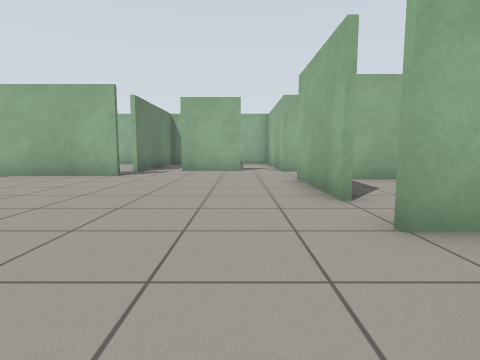
View 1 (above)

24 first-person views from a walk through a Gazebo world. The camera is 0.72 m above the floor, tilts 6° down and sees 80° across. The floor is counted in squares, 1 m on a side. Each view is taken from the middle of a square. On the plan, view 1 faces up. The plan holds only what a view shows up to about 10 squares ahead; the rest is blank. The place goes on beyond the plan.

View 2
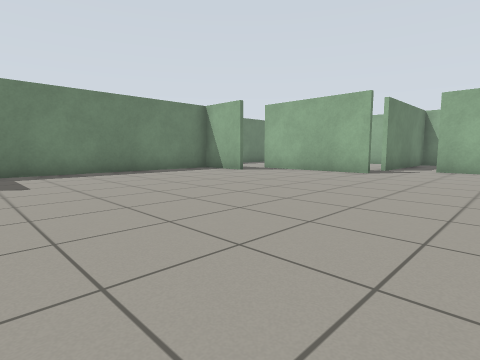

View 3
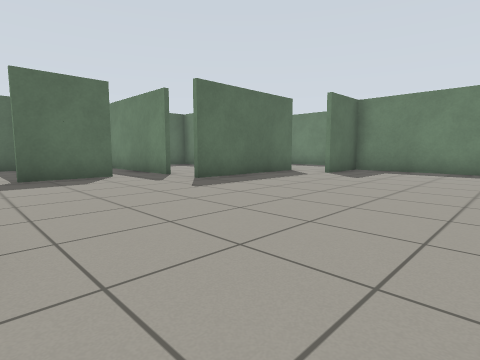

View 4
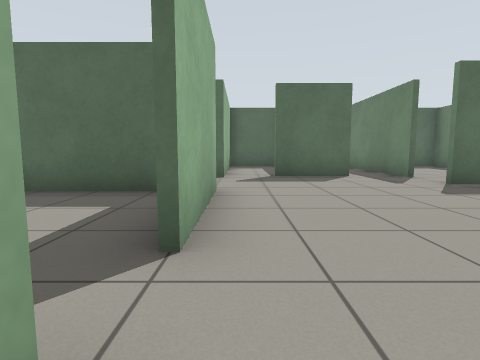

View 5
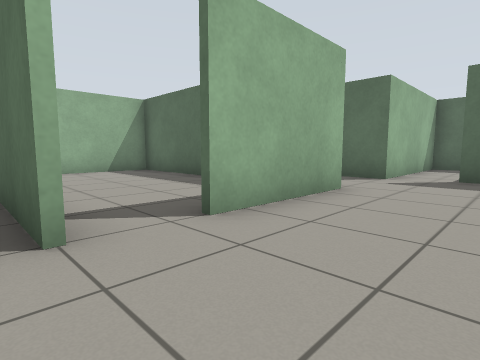

View 6
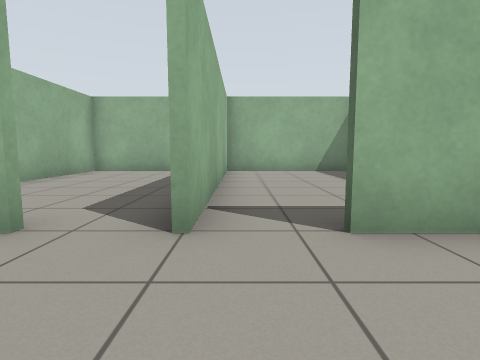

View 7
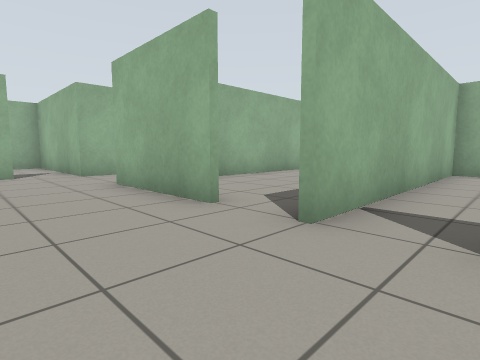

View 8
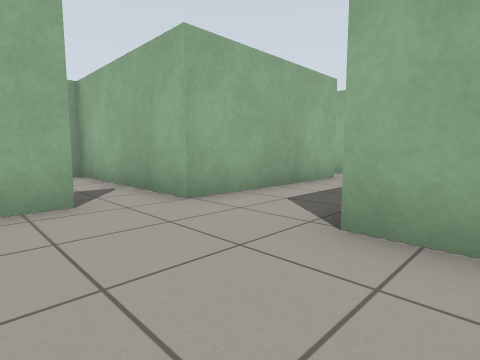

View 9
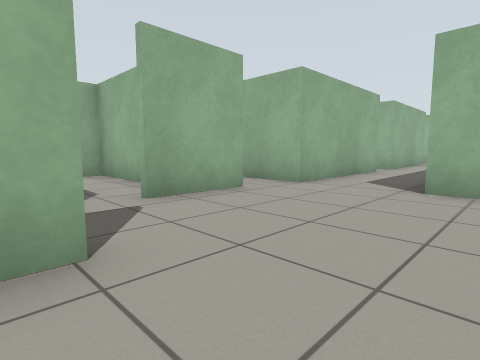

View 10
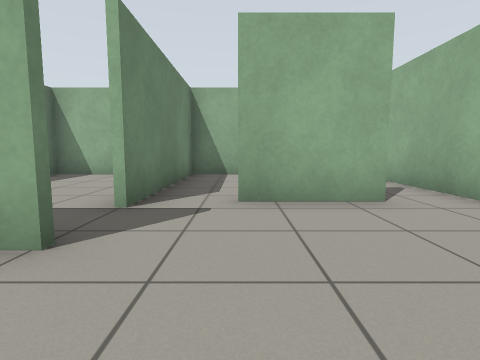

View 11
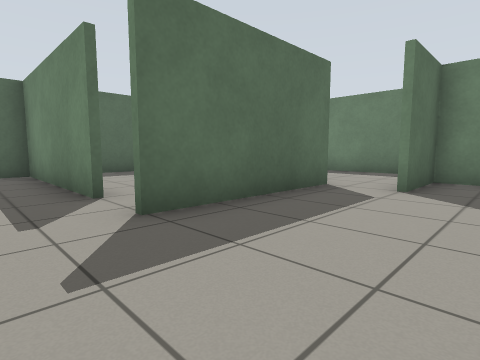

View 12
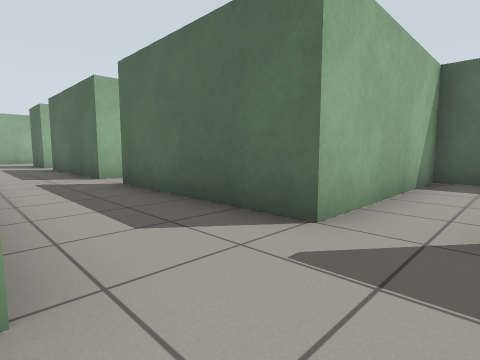

View 13
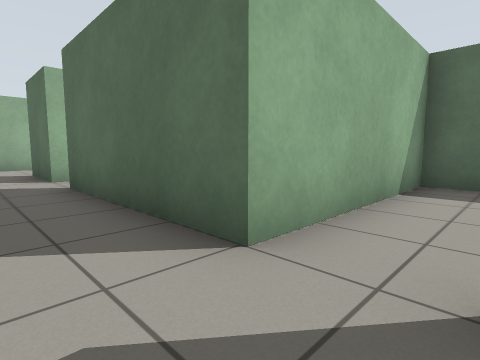

View 14
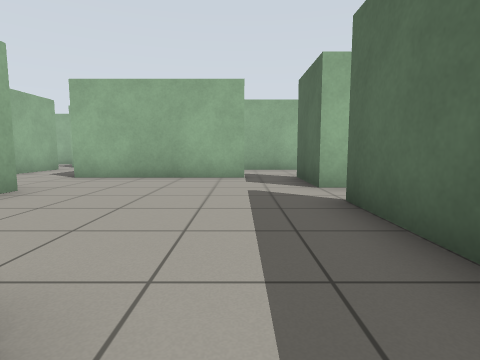

View 15
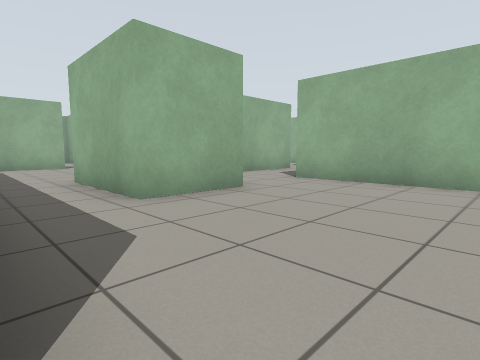

View 16
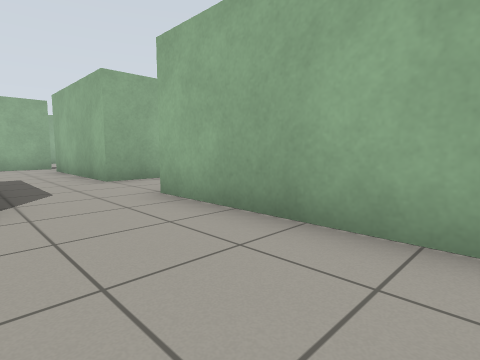

View 17
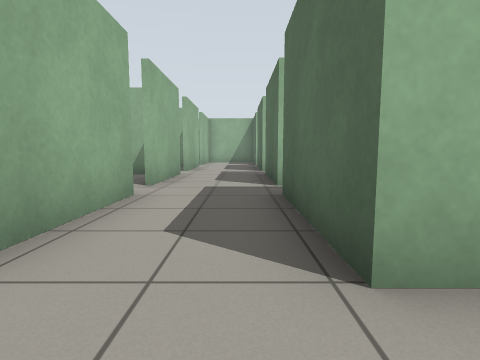

View 18
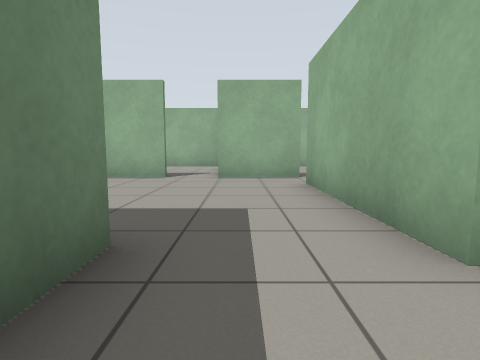

View 19
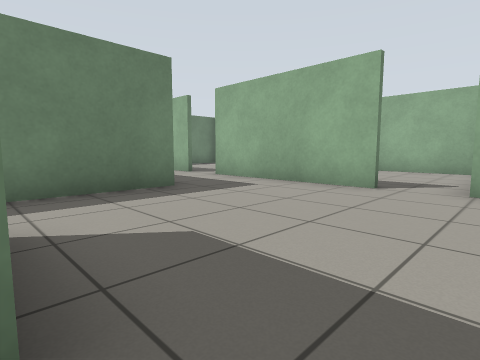

View 20
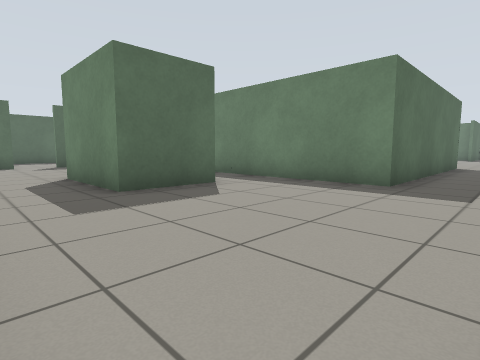

View 21
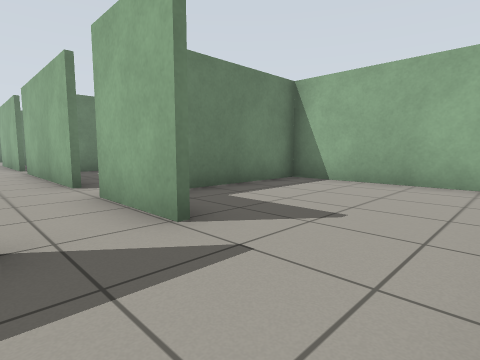

View 22
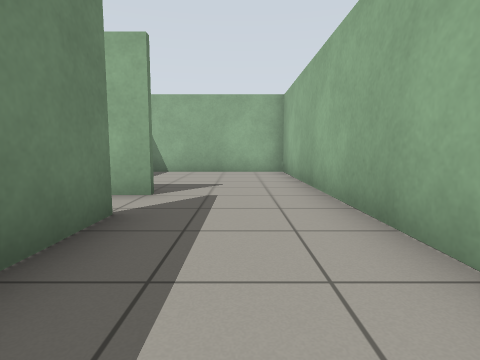

View 23
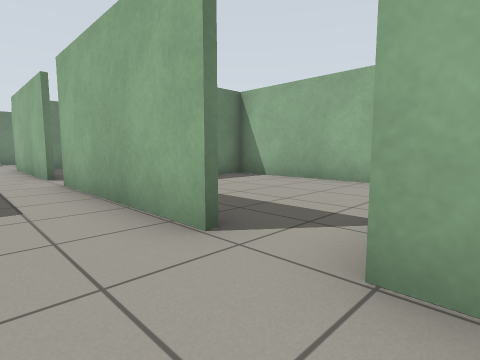

View 24
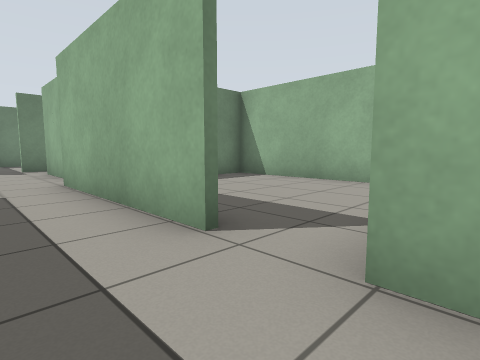

### Floor plan
Ten units are one square. View 1 is at (0, 0); x grows to the right and y downward. Boxes are objects, and circles mark ways between rooms. Rooms are numbered by the first view taken in them; rooms with no view inside come last. Other rooms are left out.
<svg viewBox="-99 -150 329 215">
<path fill="none" stroke="#000" d="M14 -39 14 -72M14 21 14 -11M-34 -80 -67 -80M25 -71 75 -71M-21 49 1 49M-76 30 -34 30M-94 -40 -94 14 -74 14M1 -99 -21 -99M14 55 14 45 61 45M61 -95 14 -95M130 -9 109 -9M134 51 134 45 156 45M154 31 154 -13M74 45 121 45M186 -37 154 -37M154 -13 186 -13M198 -13 225 -13M130 -41 130 -9M225 -37 198 -37M156 -95 146 -95M156 -82 156 -66M184 -66 184 -144 136 -144 136 -110M121 -95 74 -95M146 -95 134 -95M75 -71 90 -71 90 -18M154 -37 154 -83M109 -9 109 -41 130 -41M24 20 85 20M88 18 88 -24 14 -24M130 -144 76 -144 76 -135M76 -116 76 -109M88 -44 88 -70 28 -70M14 -26 40 -26M56 -144 11 -144M16 -145 16 -135M14 -95 14 -145M-11 -120 -11 -144 -34 -144 -34 -95"/>
<circle cx="85" cy="35" r="3" fill="#2a7"/>
<circle cx="85" cy="-85" r="3" fill="#2a7"/>
<circle cx="20" cy="-20" r="3" fill="#2a7"/>
<circle cx="20" cy="-40" r="3" fill="#2a7"/>
<circle cx="70" cy="-100" r="3" fill="#2a7"/>
<circle cx="10" cy="-100" r="3" fill="#2a7"/>
<circle cx="-20" cy="-100" r="3" fill="#2a7"/>
<circle cx="145" cy="-10" r="3" fill="#2a7"/>
<circle cx="100" cy="-10" r="3" fill="#2a7"/>
<circle cx="145" cy="-40" r="3" fill="#2a7"/>
<circle cx="150" cy="-90" r="3" fill="#2a7"/>
<circle cx="130" cy="-100" r="3" fill="#2a7"/>
<text x="-20" y="-20">1</text>
<text x="120" y="20">2</text>
<text x="170" y="-30">3</text>
<text x="170" y="-100">4</text>
<text x="120" y="-70">5</text>
<text x="50" y="-10">6</text>
<text x="110" y="-130">7</text>
<text x="50" y="-50">8</text>
<text x="50" y="-120">9</text>
<text x="10" y="-120">10</text>
<text x="-20" y="-120">11</text>
</svg>
Room 1 opens to room 2. Room 1 opens to room 5. Room 1 opens to room 6. Room 1 opens to room 8. Room 1 opens to room 9. Room 1 opens to room 10. Room 1 opens to room 11. Room 2 opens to room 3. Room 2 opens to room 5. Room 3 opens to room 5. Room 4 opens to room 5. Room 5 opens to room 7.

Where each view was taken, in squares from view 1:
view 1: 0 up, 0 right, facing up
view 2: 1 down, 0 right, facing up-left
view 3: 3 up, 1 right, facing down-left
view 4: 3 up, 1 right, facing down
view 5: 3 up, 1 left, facing down-right
view 6: 2 up, 1 left, facing right
view 7: 1 up, 1 left, facing up-right
view 8: 6 up, 1 left, facing up-right
view 9: 6 up, 4 left, facing up-right
view 10: 6 up, 2 left, facing up
view 11: 0 up, 2 left, facing down-left
view 12: 2 down, 0 right, facing down-right
view 13: 3 down, 6 right, facing down-right
view 14: 3 down, 8 right, facing right
view 15: 3 down, 9 right, facing up-right
view 16: 3 down, 13 right, facing up-right
view 17: 2 up, 14 right, facing right
view 18: 2 up, 14 right, facing up
view 19: 4 up, 14 right, facing up-left
view 20: 9 up, 15 right, facing down-left
view 21: 8 up, 18 right, facing up-left
view 22: 5 up, 17 right, facing up
view 23: 8 up, 14 right, facing up-left
view 24: 8 up, 8 right, facing up-left
